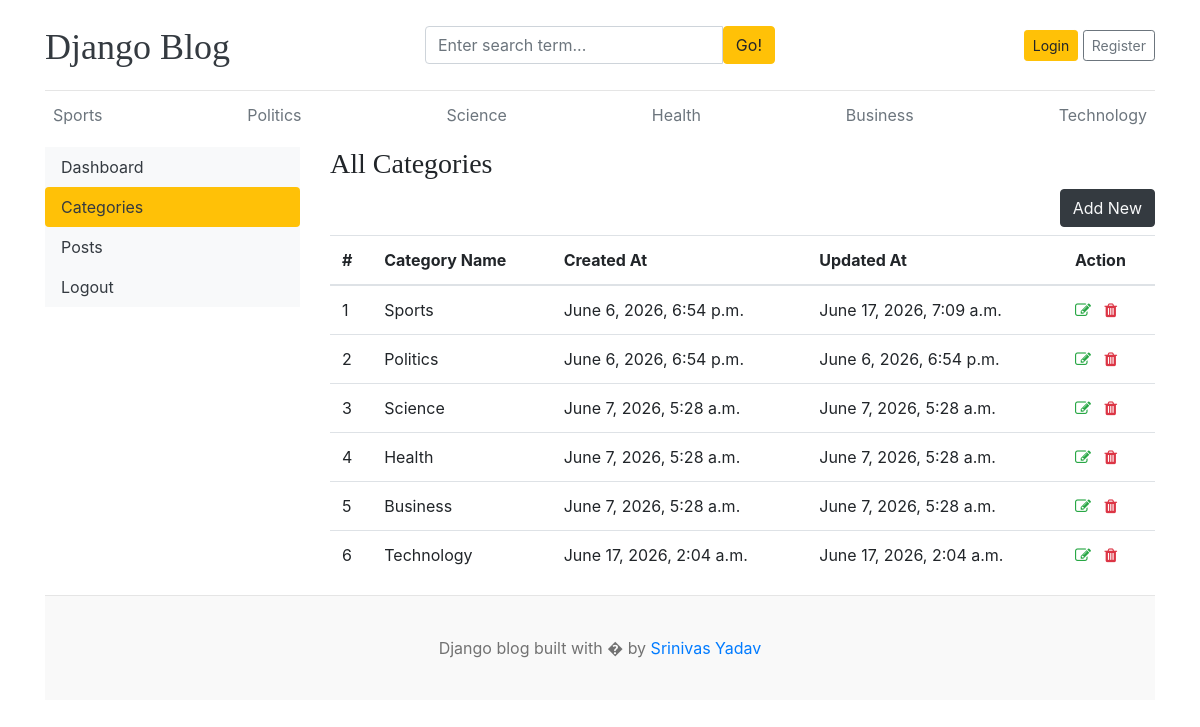
/dashboard/categories/, run on the app's committed database.
### blogs/models.py (models this page shows)
class Category(models.Model):
    category_name = models.CharField(max_length=50, unique=True)
    created_at=models.DateTimeField(auto_now_add=True)
    updated_at=models.DateTimeField(auto_now=True)
    class Meta:
        verbose_name_plural = 'Categories'
    def __str__(self):
        return self.category_name

### dashboards/views.py (the view)
# urls.py: path('categories/', views.categories, name='categories'),
def categories(request):
    return render(request, 'dashboard/categories.html')

### blogs/context_processors.py (called while the page is built)
def get_categories(request):
    categories = Category.objects.all()
    return dict(categories=categories)

def get_social_links(request):
    social_links = SocialLink.objects.all()
    return dict(social_links=social_links)

### templates/dashboard/categories.html (shortened to what this page needs)
{% extends 'base.html' %}
{% block content %}
<div class="row">
    {% include 'dashboard/sidebar.html' %}
    <div class="col-md-9">
        <h3> All Categories </h3>
        <a href="{% url 'add_category' %}" class="btn btn-dark text-light float-right mb-2">Add New</a>
        <table class="table">
            <thead>
                <tr>
                    <th>#</th>
                    <th>Category Name</th>
                    <th>Created At</th>
                    <th>Updated At</th>
                    <th>Action</th>
                </tr>
            </thead>
            <tbody>
                {% for cat in categories %}
                <tr>
                    <td>{{ forloop.counter }}</tds>
                    <td>{{ cat }}</td>
                    <td>{{ cat.created_at }}</td>
                    <td>{{ cat.updated_at }}</td>
                    <td>
                        <a href="{% url 'edit_category' cat.id %}"><i class="fa fa-edit text-success"></i></a>
                        <a href="{% url 'delete_category' cat.id %}"><i class="fa fa-trash text-danger"></i></a>
                    </td>
                </tr>
                {% endfor %}
            </tbody>
        </table>
    </div>
</div>
{% endblock %}

### templates/base.html (shortened to what this page needs)
{% load static %}
<!DOCTYPE html>
<html lang="en">
<head>
  <link href="https://getbootstrap.com/docs/4.0/dist/css/bootstrap.min.css" rel="stylesheet">
  <link href="{% static 'css/blog.css' %}" rel="stylesheet">
  <link rel="stylesheet" href="https://cdnjs.cloudflare.com/ajax/libs/font-awesome/4.7.0/css/font-awesome.min.css">
</head>
<body>
  <div class="container">
    <header class="blog-header py-3">
      <div class="row flex-nowrap justify-content-between align-items-center">
        <div class="col-4 pt-1">
          <a class="blog-header-logo text-dark" href="/">Django Blog</a>
        </div>
        <div class="col-4">
          <form action="{% url 'search' %}" method="GET">
            <div class="input-group">
              <input class="form-control" type="text" name="keyword" value="{{ keyword }}"
                placeholder="Enter search term..." aria-label="Enter search term..." aria-describedby="button-search" />
              <button type="submit" class="btn btn-warning" id="button-search" type="button">Go!</button>
            </div>
          </form>
        </div>
        <div class="col-4 d-flex justify-content-end align-items-center">
          {% if not user.is_authenticated %}
          <a class="btn btn-sm btn-warning" href="{% url 'login' %}">Login</a> &nbsp;
          <a class="btn btn-sm btn-outline-secondary" href="{% url 'register' %}">Register</a>
          {% else %}
          <span><a href="{% url 'dashboards' %}">Dashboard</a></span>
          &emsp;
          <span><a href="{% url 'logout' %}">Logout</a></span>
          {% endif %}
        </div>
      </div>
    </header>
    <div class="nav-scroller py-1 mb-2">
      <nav class="nav d-flex justify-content-between">
        {% for category in categories %}
        <a class="p-2 text-muted" href="{% url 'posts_by_category' category.id %}">{{ category.category_name }}</a>
        {% endfor %}
      </nav>
    </div>
    {% block content %}
    {% endblock %}
    <footer class="blog-footer">
      <p>Django blog built with � by <a href="#">Srinivas Yadav</a></p>
    </footer>
</body>
</html>

### blog_main/static/css/blog.css (style rules this page uses)
.blog-header { border-bottom: 1px solid #e5e5e5; }
.blog-header-logo { font-family: "Playfair Display", Georgia, "Times New Roman", serif; font-size: 2.25rem; }
h1, h2, h3, h4, h5, h6 { font-family: "Playfair Display", Georgia, "Times New Roman", serif; }
.blog-footer { padding: 2.5rem 0; color: #727272; text-align: center; background-color: #f9f9f9; border-top: .05rem solid #e5e5e5; }
.blog-footer p:last-child { margin-bottom: 0; }

### data on the page
Category: category_name "Sports", created_at "June 6, 2026, 6:54 p.m.", updated_at "June 17, 2026, 7:09 a.m."
Category: category_name "Politics", created_at "June 6, 2026, 6:54 p.m.", updated_at "June 6, 2026, 6:54 p.m."
Category: category_name "Science", created_at "June 7, 2026, 5:28 a.m.", updated_at "June 7, 2026, 5:28 a.m."
Category: category_name "Health", created_at "June 7, 2026, 5:28 a.m.", updated_at "June 7, 2026, 5:28 a.m."
Category: category_name "Business", created_at "June 7, 2026, 5:28 a.m.", updated_at "June 7, 2026, 5:28 a.m."
Category: category_name "Technology", created_at "June 17, 2026, 2:04 a.m.", updated_at "June 17, 2026, 2:04 a.m."
